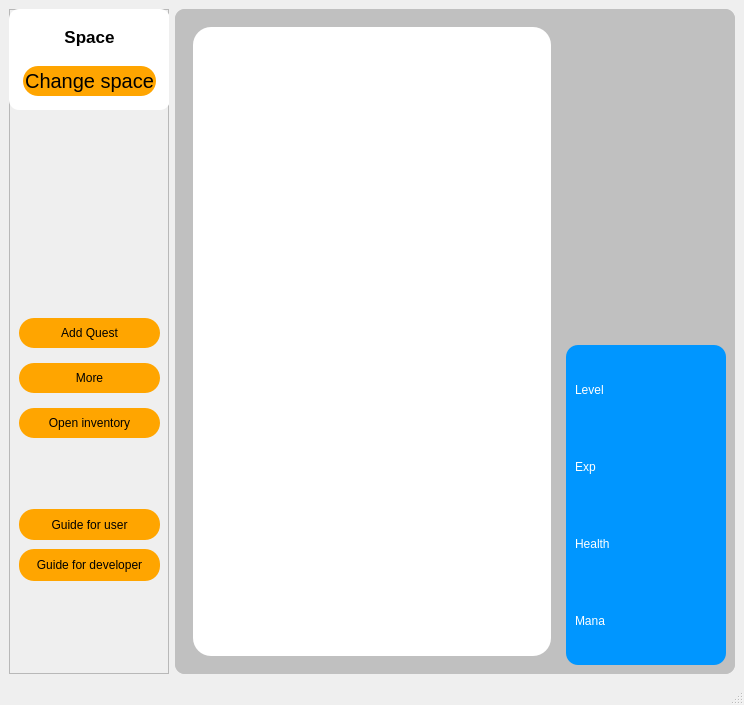
<?xml version="1.0" encoding="UTF-8"?>
<ui version="4.0">
 <class>MainWindow</class>
 <widget class="QMainWindow" name="MainWindow">
  <property name="geometry">
   <rect>
    <x>0</x>
    <y>0</y>
    <width>744</width>
    <height>705</height>
   </rect>
  </property>
  <property name="windowTitle">
   <string>MainWindow</string>
  </property>
  <widget class="QWidget" name="centralwidget">
   <layout class="QGridLayout" name="gridLayout_2">
    <item row="0" column="1">
     <widget class="QStackedWidget" name="spaces">
      <property name="styleSheet">
       <string notr="true">background-color:silver;
border-radius:10px;</string>
      </property>
      <widget class="QWidget" name="RPG_space">
       <layout class="QGridLayout" name="gridLayout_4">
        <item row="0" column="0" rowspan="2">
         <widget class="QFrame" name="frame_3">
          <property name="minimumSize">
           <size>
            <width>210</width>
            <height>201</height>
           </size>
          </property>
          <property name="frameShape">
           <enum>QFrame::StyledPanel</enum>
          </property>
          <property name="frameShadow">
           <enum>QFrame::Raised</enum>
          </property>
          <layout class="QGridLayout" name="gridLayout_5">
           <item row="1" column="1">
            <widget class="QListWidget" name="QuestList">
             <property name="minimumSize">
              <size>
               <width>0</width>
               <height>0</height>
              </size>
             </property>
             <property name="styleSheet">
              <string notr="true">border-radius:18px;
background-color:white;
color:black;</string>
             </property>
            </widget>
           </item>
          </layout>
         </widget>
        </item>
        <item row="0" column="1">
         <widget class="QLabel" name="character_icon">
          <property name="minimumSize">
           <size>
            <width>135</width>
            <height>199</height>
           </size>
          </property>
          <property name="maximumSize">
           <size>
            <width>16777215</width>
            <height>16777215</height>
           </size>
          </property>
          <property name="toolTip">
           <string>Це твій персонаж</string>
          </property>
          <property name="whatsThis">
           <string>Це твій персонаж</string>
          </property>
          <property name="styleSheet">
           <string notr="true"/>
          </property>
          <property name="inputMethodHints">
           <set>Qt::ImhNone</set>
          </property>
          <property name="text">
           <string/>
          </property>
         </widget>
        </item>
        <item row="1" column="1">
         <widget class="QFrame" name="infoCharacter">
          <property name="minimumSize">
           <size>
            <width>160</width>
            <height>201</height>
           </size>
          </property>
          <property name="styleSheet">
           <string notr="true">border-radius:12px;
color:white;
background-color:rgb(0, 150, 255);</string>
          </property>
          <property name="frameShape">
           <enum>QFrame::StyledPanel</enum>
          </property>
          <property name="frameShadow">
           <enum>QFrame::Raised</enum>
          </property>
          <layout class="QGridLayout" name="gridLayout">
           <item row="1" column="1">
            <widget class="QLabel" name="ExperienceLabel">
             <property name="styleSheet">
              <string notr="true"/>
             </property>
             <property name="text">
              <string>Exp</string>
             </property>
            </widget>
           </item>
           <item row="0" column="1">
            <widget class="QLabel" name="LevelLabel">
             <property name="styleSheet">
              <string notr="true"/>
             </property>
             <property name="text">
              <string>Level</string>
             </property>
            </widget>
           </item>
           <item row="2" column="1">
            <widget class="QLabel" name="HealthLabel">
             <property name="styleSheet">
              <string notr="true"/>
             </property>
             <property name="text">
              <string>Health</string>
             </property>
            </widget>
           </item>
           <item row="3" column="1">
            <widget class="QLabel" name="ManaLabel">
             <property name="styleSheet">
              <string notr="true"/>
             </property>
             <property name="text">
              <string>Mana</string>
             </property>
            </widget>
           </item>
          </layout>
         </widget>
        </item>
       </layout>
      </widget>
      <widget class="QWidget" name="Note_space">
       <layout class="QGridLayout" name="gridLayout_6">
        <item row="0" column="1">
         <widget class="QFrame" name="frame_7">
          <property name="minimumSize">
           <size>
            <width>520</width>
            <height>0</height>
           </size>
          </property>
          <property name="styleSheet">
           <string notr="true">border:none;
border-radius:10px;</string>
          </property>
          <property name="frameShape">
           <enum>QFrame::StyledPanel</enum>
          </property>
          <property name="frameShadow">
           <enum>QFrame::Raised</enum>
          </property>
          <layout class="QGridLayout" name="gridLayout_3">
           <item row="1" column="0">
            <layout class="QHBoxLayout" name="horizontalLayout">
             <item>
              <widget class="QListWidget" name="listTag">
               <property name="minimumSize">
                <size>
                 <width>0</width>
                 <height>0</height>
                </size>
               </property>
               <property name="maximumSize">
                <size>
                 <width>100</width>
                 <height>30</height>
                </size>
               </property>
               <property name="styleSheet">
                <string notr="true">margin:0;
background-color:white;
color:black;
border-radius:9px;</string>
               </property>
              </widget>
             </item>
             <item>
              <widget class="QPushButton" name="tags_option">
               <property name="minimumSize">
                <size>
                 <width>30</width>
                 <height>30</height>
                </size>
               </property>
               <property name="maximumSize">
                <size>
                 <width>30</width>
                 <height>30</height>
                </size>
               </property>
               <property name="font">
                <font>
                 <bold>true</bold>
                </font>
               </property>
               <property name="styleSheet">
                <string notr="true">background-color:orange;
margin:0;
border-radius:15px;</string>
               </property>
               <property name="text">
                <string>+</string>
               </property>
              </widget>
             </item>
             <item>
              <widget class="QLabel" name="date_create_note">
               <property name="minimumSize">
                <size>
                 <width>15</width>
                 <height>15</height>
                </size>
               </property>
               <property name="maximumSize">
                <size>
                 <width>123545</width>
                 <height>30</height>
                </size>
               </property>
               <property name="styleSheet">
                <string notr="true">font-size:10px;
padding-top:5px;
margin:0;
color:white</string>
               </property>
               <property name="text">
                <string>TextLabel</string>
               </property>
              </widget>
             </item>
            </layout>
           </item>
           <item row="2" column="0">
            <widget class="QTextEdit" name="TextNote">
             <property name="minimumSize">
              <size>
               <width>0</width>
               <height>500</height>
              </size>
             </property>
             <property name="maximumSize">
              <size>
               <width>16777215</width>
               <height>185245</height>
              </size>
             </property>
             <property name="styleSheet">
              <string notr="true">background-color:white;
color:black;
border-radius:10px;
</string>
             </property>
             <property name="html">
              <string>&lt;!DOCTYPE HTML PUBLIC &quot;-//W3C//DTD HTML 4.0//EN&quot; &quot;http://www.w3.org/TR/REC-html40/strict.dtd&quot;&gt;
&lt;html&gt;&lt;head&gt;&lt;meta name=&quot;qrichtext&quot; content=&quot;1&quot; /&gt;&lt;meta charset=&quot;utf-8&quot; /&gt;&lt;style type=&quot;text/css&quot;&gt;
p, li { white-space: pre-wrap; }
hr { height: 1px; border-width: 0; }
li.unchecked::marker { content: &quot;\2610&quot;; }
li.checked::marker { content: &quot;\2612&quot;; }
&lt;/style&gt;&lt;/head&gt;&lt;body style=&quot; font-family:'.AppleSystemUIFont'; font-size:13pt; font-weight:400; font-style:normal;&quot;&gt;
&lt;p style=&quot;-qt-paragraph-type:empty; margin-top:0px; margin-bottom:0px; margin-left:0px; margin-right:0px; -qt-block-indent:0; text-indent:0px;&quot;&gt;&lt;br /&gt;&lt;/p&gt;&lt;/body&gt;&lt;/html&gt;</string>
             </property>
            </widget>
           </item>
           <item row="0" column="0">
            <widget class="QLineEdit" name="TitleNote">
             <property name="minimumSize">
              <size>
               <width>0</width>
               <height>30</height>
              </size>
             </property>
             <property name="styleSheet">
              <string notr="true">background-color:white;
color:black;
margin:0;
border-radius:10px;</string>
             </property>
            </widget>
           </item>
          </layout>
         </widget>
        </item>
       </layout>
      </widget>
     </widget>
    </item>
    <item row="0" column="0">
     <widget class="QFrame" name="frame_2">
      <property name="minimumSize">
       <size>
        <width>160</width>
        <height>431</height>
       </size>
      </property>
      <property name="frameShape">
       <enum>QFrame::StyledPanel</enum>
      </property>
      <property name="frameShadow">
       <enum>QFrame::Raised</enum>
      </property>
      <widget class="QFrame" name="frame">
       <property name="geometry">
        <rect>
         <x>0</x>
         <y>0</y>
         <width>161</width>
         <height>101</height>
        </rect>
       </property>
       <property name="styleSheet">
        <string notr="true">background-color:white;
border-radius:10px;</string>
       </property>
       <property name="frameShape">
        <enum>QFrame::StyledPanel</enum>
       </property>
       <property name="frameShadow">
        <enum>QFrame::Raised</enum>
       </property>
       <layout class="QGridLayout" name="gridLayout_8">
        <item row="0" column="0">
         <widget class="QLabel" name="info">
          <property name="font">
           <font>
            <pointsize>13</pointsize>
            <italic>false</italic>
            <bold>true</bold>
            <underline>false</underline>
           </font>
          </property>
          <property name="styleSheet">
           <string notr="true">color:black;</string>
          </property>
          <property name="text">
           <string>Space</string>
          </property>
          <property name="alignment">
           <set>Qt::AlignCenter</set>
          </property>
         </widget>
        </item>
        <item row="1" column="0">
         <widget class="QPushButton" name="change_space">
          <property name="minimumSize">
           <size>
            <width>0</width>
            <height>40</height>
           </size>
          </property>
          <property name="font">
           <font>
            <pointsize>15</pointsize>
           </font>
          </property>
          <property name="styleSheet">
           <string notr="true">background-color:orange;
margin:5px;
margin-bottom:5px;
border-radius:15px;</string>
          </property>
          <property name="text">
           <string>Change space</string>
          </property>
         </widget>
        </item>
       </layout>
      </widget>
      <widget class="QStackedWidget" name="stackedWidget">
       <property name="geometry">
        <rect>
         <x>10</x>
         <y>110</y>
         <width>150</width>
         <height>351</height>
        </rect>
       </property>
       <property name="minimumSize">
        <size>
         <width>150</width>
         <height>0</height>
        </size>
       </property>
       <property name="currentIndex">
        <number>1</number>
       </property>
       <widget class="QWidget" name="page">
        <widget class="QWidget" name="layoutWidget">
         <property name="geometry">
          <rect>
           <x>-10</x>
           <y>30</y>
           <width>161</width>
           <height>314</height>
          </rect>
         </property>
         <layout class="QGridLayout" name="gridLayout_7">
          <property name="leftMargin">
           <number>10</number>
          </property>
          <item row="0" column="0">
           <layout class="QHBoxLayout" name="horizontalLayout_3">
            <property name="spacing">
             <number>-1</number>
            </property>
            <property name="leftMargin">
             <number>6</number>
            </property>
            <property name="rightMargin">
             <number>4</number>
            </property>
            <item>
             <widget class="QPushButton" name="createNewNoteSpace">
              <property name="minimumSize">
               <size>
                <width>60</width>
                <height>20</height>
               </size>
              </property>
              <property name="maximumSize">
               <size>
                <width>66</width>
                <height>16777215</height>
               </size>
              </property>
              <property name="font">
               <font>
                <pointsize>10</pointsize>
               </font>
              </property>
              <property name="styleSheet">
               <string notr="true">background-color:white;
color:black;
border-radius:5px;</string>
              </property>
              <property name="text">
               <string>New  space</string>
              </property>
             </widget>
            </item>
            <item>
             <widget class="QPushButton" name="delete_Note_Service">
              <property name="minimumSize">
               <size>
                <width>60</width>
                <height>20</height>
               </size>
              </property>
              <property name="maximumSize">
               <size>
                <width>66</width>
                <height>16777215</height>
               </size>
              </property>
              <property name="font">
               <font>
                <pointsize>10</pointsize>
               </font>
              </property>
              <property name="styleSheet">
               <string notr="true">background-color:white;
color:black;
border-radius:5px;</string>
              </property>
              <property name="text">
               <string>delete space</string>
              </property>
             </widget>
            </item>
           </layout>
          </item>
          <item row="1" column="0">
           <widget class="QComboBox" name="NoteSpaces">
            <property name="maximumSize">
             <size>
              <width>25987</width>
              <height>16777215</height>
             </size>
            </property>
            <property name="editable">
             <bool>false</bool>
            </property>
           </widget>
          </item>
          <item row="2" column="0">
           <widget class="QListWidget" name="listNote">
            <property name="minimumSize">
             <size>
              <width>0</width>
              <height>0</height>
             </size>
            </property>
            <property name="maximumSize">
             <size>
              <width>168</width>
              <height>16777215</height>
             </size>
            </property>
            <property name="styleSheet">
             <string notr="true">background-color:silver;
color:white;
border-radius:8px;
</string>
            </property>
            <property name="iconSize">
             <size>
              <width>50</width>
              <height>50</height>
             </size>
            </property>
           </widget>
          </item>
          <item row="3" column="0">
           <layout class="QHBoxLayout" name="horizontalLayout_2">
            <item>
             <widget class="QPushButton" name="pushButton">
              <property name="minimumSize">
               <size>
                <width>0</width>
                <height>20</height>
               </size>
              </property>
              <property name="maximumSize">
               <size>
                <width>60</width>
                <height>16777215</height>
               </size>
              </property>
              <property name="font">
               <font>
                <pointsize>10</pointsize>
               </font>
              </property>
              <property name="styleSheet">
               <string notr="true">background-color:white;
color:black;
border-radius:5px;</string>
              </property>
              <property name="text">
               <string>add note</string>
              </property>
             </widget>
            </item>
            <item>
             <widget class="QPushButton" name="delete_Note">
              <property name="minimumSize">
               <size>
                <width>0</width>
                <height>20</height>
               </size>
              </property>
              <property name="font">
               <font>
                <pointsize>10</pointsize>
               </font>
              </property>
              <property name="styleSheet">
               <string notr="true">background-color:white;
color:black;
border-radius:5px;</string>
              </property>
              <property name="text">
               <string>delete note</string>
              </property>
             </widget>
            </item>
           </layout>
          </item>
         </layout>
        </widget>
       </widget>
       <widget class="QWidget" name="page_2">
        <widget class="QWidget" name="layoutWidget">
         <property name="geometry">
          <rect>
           <x>0</x>
           <y>190</y>
           <width>141</width>
           <height>141</height>
          </rect>
         </property>
         <layout class="QVBoxLayout" name="verticalLayout">
          <item>
           <widget class="QPushButton" name="AddingQuest">
            <property name="minimumSize">
             <size>
              <width>0</width>
              <height>30</height>
             </size>
            </property>
            <property name="styleSheet">
             <string notr="true">background-color:orange;
border-radius:15px;</string>
            </property>
            <property name="text">
             <string>Add Quest</string>
            </property>
           </widget>
          </item>
          <item>
           <widget class="QPushButton" name="more_characteristics">
            <property name="minimumSize">
             <size>
              <width>0</width>
              <height>30</height>
             </size>
            </property>
            <property name="styleSheet">
             <string notr="true">background-color:orange;
border-radius:15px;</string>
            </property>
            <property name="text">
             <string>More</string>
            </property>
           </widget>
          </item>
          <item>
           <widget class="QPushButton" name="Open_inventory">
            <property name="minimumSize">
             <size>
              <width>0</width>
              <height>30</height>
             </size>
            </property>
            <property name="styleSheet">
             <string notr="true">background-color:orange;
border-radius:15px;</string>
            </property>
            <property name="text">
             <string>Open inventory</string>
            </property>
           </widget>
          </item>
         </layout>
        </widget>
       </widget>
      </widget>
      <widget class="QPushButton" name="guideForUser_button">
       <property name="geometry">
        <rect>
         <x>10</x>
         <y>500</y>
         <width>141</width>
         <height>31</height>
        </rect>
       </property>
       <property name="styleSheet">
        <string notr="true">background-color:orange;
border-radius:15px;</string>
       </property>
       <property name="text">
        <string>Guide for user</string>
       </property>
      </widget>
      <widget class="QPushButton" name="guideForDeveloper_button">
       <property name="geometry">
        <rect>
         <x>10</x>
         <y>540</y>
         <width>141</width>
         <height>32</height>
        </rect>
       </property>
       <property name="styleSheet">
        <string notr="true">background-color:orange;
border-radius:15px;</string>
       </property>
       <property name="text">
        <string>Guide for developer</string>
       </property>
      </widget>
     </widget>
    </item>
   </layout>
  </widget>
  <widget class="QMenuBar" name="menubar">
   <property name="geometry">
    <rect>
     <x>0</x>
     <y>0</y>
     <width>744</width>
     <height>24</height>
    </rect>
   </property>
  </widget>
  <widget class="QStatusBar" name="statusbar"/>
 </widget>
 <tabstops>
  <tabstop>change_space</tabstop>
  <tabstop>QuestList</tabstop>
  <tabstop>TitleNote</tabstop>
 </tabstops>
 <resources/>
 <connections/>
</ui>
